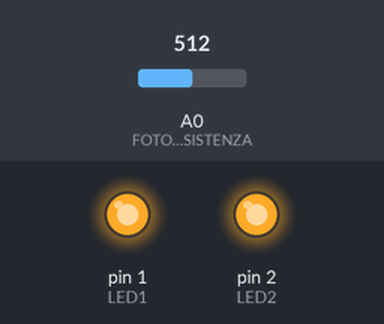
Recording of a sketch running on a simulated Arduino Uno, built with avr-gcc and run on an emulated ATmega328P. Shown: output pins drawn as LEDs (lit = HIGH). Inputs (shaded band) come from the test bench; at power-on: A0 (FOTORESISTENZA) = 512.

Above: at 1.2 s.
1.3 s: A0 (FOTORESISTENZA) set to 414
2.8 s: A0 (FOTORESISTENZA) set to 390
At 3.3 s:
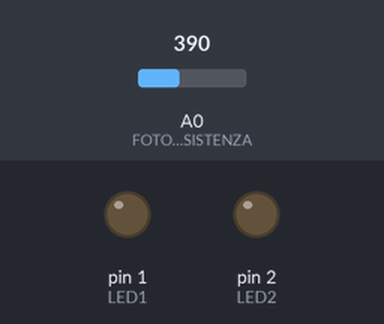
4.3 s: A0 (FOTORESISTENZA) set to 511
At 5.5 s:
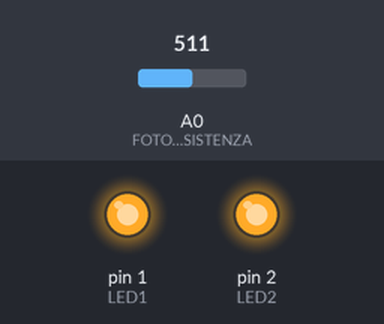
5.8 s: A0 (FOTORESISTENZA) set to 306
At 6.7 s:
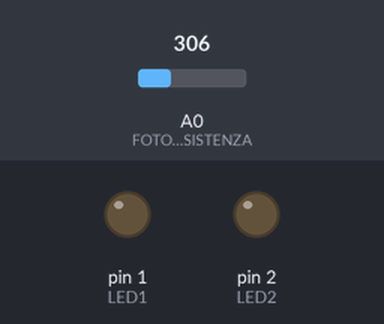
Timing chart, 0 to 8.3 s (numbered marks = the images above; inputs shaded):
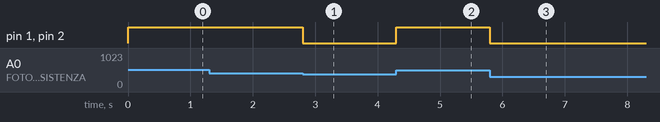

The sketch:

fotoresistenza_led.ino
```cpp
const int FOTORESISTENZA=A0;
const int LED1=1;
const int LED2=2;
int VALOREDIGITALE;
int SOGLIA=400;


void setup()
  {

     pinMode (LED1,OUTPUT);
     pinMode (LED2,OUTPUT);

  }

void loop()
  {
    VALOREDIGITALE=analogRead (FOTORESISTENZA);

    if (VALOREDIGITALE>SOGLIA)
    {
      digitalWrite (LED1,HIGH);
      digitalWrite (LED2,HIGH);
    }
      else
      {
        digitalWrite (LED1,LOW);
        digitalWrite (LED2,LOW);


   }
  }
```

Measured:
- the behaviour switches between 401 and 400 on A0 (FOTORESISTENZA) (found by bisection; images 0 and 1)
- after the input at 1.3 s, every drawn part: stays the same
- after the input at 2.8 s, pin 1 (LED1), pin 2 (LED2): HIGH → LOW at once
- after the input at 4.3 s, pin 1 (LED1), pin 2 (LED2): LOW → HIGH at once
- after the input at 5.8 s, pin 1 (LED1), pin 2 (LED2): HIGH → LOW at once
